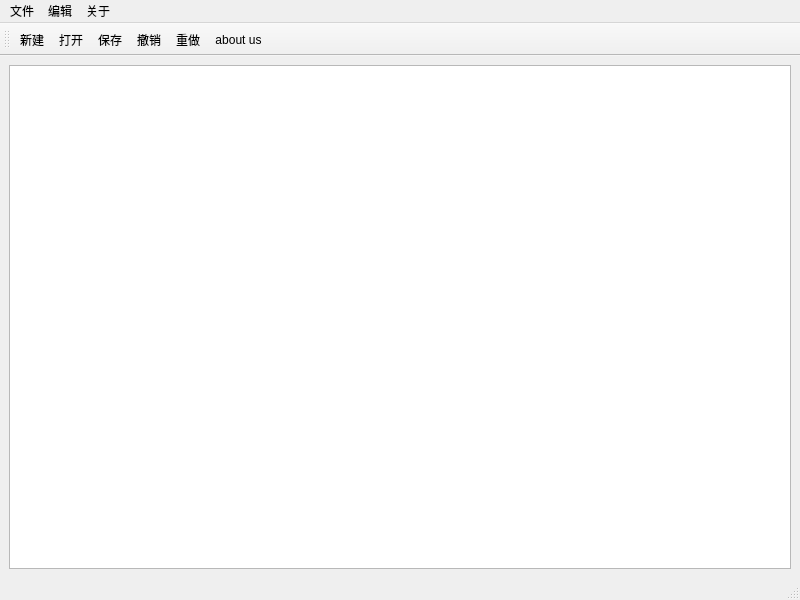
<?xml version="1.0" encoding="UTF-8"?>
<ui version="4.0">
 <class>MainWindow</class>
 <widget class="QMainWindow" name="MainWindow">
  <property name="geometry">
   <rect>
    <x>0</x>
    <y>0</y>
    <width>800</width>
    <height>600</height>
   </rect>
  </property>
  <property name="windowTitle">
   <string>简单记事本</string>
  </property>
  <widget class="QWidget" name="centralwidget">
   <layout class="QVBoxLayout" name="verticalLayout">
    <item>
     <widget class="QPlainTextEdit" name="notebook"/>
    </item>
   </layout>
  </widget>
  <widget class="QMenuBar" name="menubar">
   <property name="geometry">
    <rect>
     <x>0</x>
     <y>0</y>
     <width>800</width>
     <height>26</height>
    </rect>
   </property>
   <widget class="QMenu" name="menu">
    <property name="title">
     <string>文件</string>
    </property>
    <addaction name="actionnew"/>
    <addaction name="actionopen"/>
    <addaction name="actionsave"/>
    <addaction name="actionQuit"/>
   </widget>
   <widget class="QMenu" name="menu_2">
    <property name="title">
     <string>编辑</string>
    </property>
    <addaction name="actionundo"/>
    <addaction name="actionredo"/>
   </widget>
   <widget class="QMenu" name="menuabout">
    <property name="title">
     <string>关于</string>
    </property>
    <addaction name="actionabout_us"/>
   </widget>
   <addaction name="menu"/>
   <addaction name="menu_2"/>
   <addaction name="menuabout"/>
  </widget>
  <widget class="QStatusBar" name="statusbar"/>
  <widget class="QToolBar" name="toolBar">
   <property name="windowTitle">
    <string>toolBar</string>
   </property>
   <attribute name="toolBarArea">
    <enum>TopToolBarArea</enum>
   </attribute>
   <attribute name="toolBarBreak">
    <bool>false</bool>
   </attribute>
   <addaction name="actionnew"/>
   <addaction name="actionopen"/>
   <addaction name="actionsave"/>
   <addaction name="actionundo"/>
   <addaction name="actionredo"/>
   <addaction name="actionabout_us"/>
  </widget>
  <action name="actionnew">
   <property name="icon">
    <iconset>
     <selectedoff>:/images/news.png</selectedoff>
    </iconset>
   </property>
   <property name="text">
    <string>新建</string>
   </property>
   <property name="shortcut">
    <string>Ctrl+N</string>
   </property>
  </action>
  <action name="actionopen">
   <property name="icon">
    <iconset>
     <selectedoff>:/images/file-open.png</selectedoff>
    </iconset>
   </property>
   <property name="text">
    <string>打开</string>
   </property>
   <property name="shortcut">
    <string>Ctrl+O</string>
   </property>
  </action>
  <action name="actionsave">
   <property name="icon">
    <iconset>
     <selectedoff>:/images/save.png</selectedoff>
    </iconset>
   </property>
   <property name="text">
    <string>保存</string>
   </property>
   <property name="shortcut">
    <string>Ctrl+S</string>
   </property>
  </action>
  <action name="actionQuit">
   <property name="icon">
    <iconset>
     <selectedoff>:/images/exit.png</selectedoff>
    </iconset>
   </property>
   <property name="text">
    <string>退出</string>
   </property>
   <property name="shortcut">
    <string>Ctrl+Q</string>
   </property>
  </action>
  <action name="actionundo">
   <property name="icon">
    <iconset>
     <selectedoff>:/images/undo.png</selectedoff>
    </iconset>
   </property>
   <property name="text">
    <string>撤销</string>
   </property>
   <property name="shortcut">
    <string/>
   </property>
  </action>
  <action name="actionredo">
   <property name="icon">
    <iconset>
     <selectedoff>:/images/redo.png</selectedoff>
    </iconset>
   </property>
   <property name="text">
    <string>重做</string>
   </property>
  </action>
  <action name="actionabout_us">
   <property name="icon">
    <iconset>
     <selectedoff>:/images/about.png</selectedoff>
    </iconset>
   </property>
   <property name="text">
    <string>about us</string>
   </property>
  </action>
 </widget>
 <resources>
  <include location="images/images.qrc"/>
 </resources>
 <connections/>
</ui>
